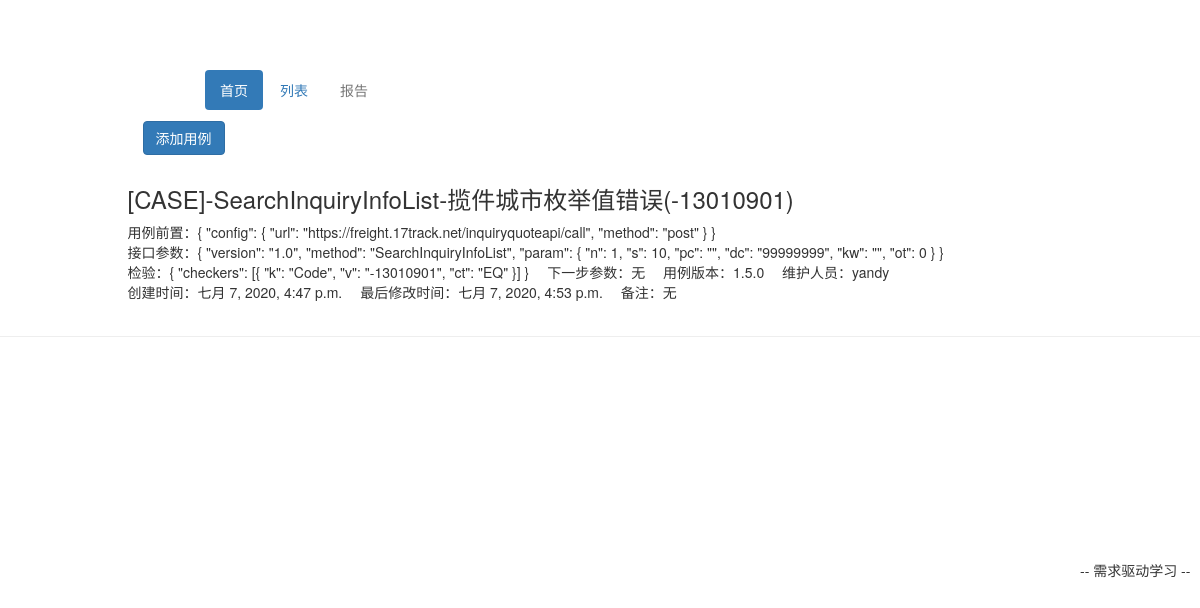
/testcase/1, run on the app's committed database.
### tpTest/models.py (models this page shows, shortened)
class TestCases(models.Model):
    TC_name = models.CharField(max_length=500, verbose_name='用例概述')
    TC_set_up = models.TextField(verbose_name='用例前置')
    TC_params = models.TextField(verbose_name='接口参数')
    TC_checks = models.TextField(verbose_name='检验')
    TC_next_step = models.CharField(
        max_length=200, null=True, blank=True, default='无', verbose_name='下一步参数')
    TC_project = models.CharField(
        max_length=50, null=True, blank=True, default='Seller', verbose_name='项目')
    TC_version = models.CharField(
        max_length=100, null=True, blank=True, verbose_name='用例版本')
    owner = models.ForeignKey(
        User, on_delete=models.DO_NOTHING, verbose_name='维护人员')
    created_time = models.DateTimeField(
        auto_now_add=True, verbose_name='创建时间')
    last_updated_time = models.DateTimeField(
        auto_now=True, verbose_name='最后修改时间')
    TC_remark = models.TextField(verbose_name='备注', default='无')
    class Meta:
        verbose_name = '用例概述'
        verbose_name_plural = verbose_name

### tpTest/views.py (the view)
# urls.py: path('<int:test_case_pk>', views.test_case_detail, name='test_case_detail'),
def test_case_detail(request, test_case_pk):
    context = {}
    context['test_case'] = get_object_or_404(TestCases, pk=test_case_pk)
    return render(request, 'tpTest/test_case_detail.html', context)

### templates/tpTest/test_case_detail.html (shortened to what this page needs)
{% extends 'base.html' %}
{% load staticfiles %}
{% block header_extends %}
<link rel="stylesheet" href="{% static 'test_case.css' %}">
{% endblock %}
{% block content %}
<div class="container">
    <div class="row">
        <div class="col-xs-10 col-xs-offset-1">
            <div class="panel-heading">
                <a href="{% url 'add_form' %}"><button type="button" class="btn btn-primary">添加用例</button></a>
            </div>
            <h3>{{ test_case.TC_name }}</h3>
            <ul class="test-case-info-description">
                <li>用例前置：{{ test_case.TC_set_up}}</li>
                <li>接口参数：{{ test_case.TC_params}}</li>
                <li>检验：{{ test_case.TC_checks}}</li>
                <li>下一步参数：{{ test_case.TC_next_step}}</li>
                <li>用例版本：{{ test_case.TC_version}}</li>
                <li>维护人员：{{ test_case.owner}}</li>
                <li>创建时间：{{ test_case.created_time}}</li>
                <li>最后修改时间：{{ test_case.last_updated_time}}</li>
                <li>备注：{{ test_case.TC_remark}}</li>
            </ul>
        </div>
    </div>
</div>
{% endblock %}

### static/base.css (style rules this page uses)
* { margin: 0; padding: 0; }
body { margin-top: 70px!important; }

### static/test_case.css (style rules this page uses)
ul.test-case-info-description { list-style-type: none; margin-bottom: 1em; }
ul.test-case-info-description li { display: inline-block; margin-right: 1em; }

### data on the page
TestCases: TC_name "[CASE]-SearchInquiryInfoList-揽件城市枚举值错误(-13010901)", TC_set_up "{ \"config\": { \"url\": \"https://freight.17track.net/inquiryquoteapi/call\", \"method\": \"post\" } }", TC_params "{ \"version\": \"1.0\", \"method\": \"SearchInquiryInfoList\", \"param\": { \"n\": 1, \"s\": 10, \"pc\": \"\", \"dc\": \"99999999\", \"kw\": \"\", \"ot\": 0 } }", TC_checks "{ \"checkers\": [{ \"k\": \"Code\", \"v\": \"-13010901\", \"ct\": \"EQ\" }] }", TC_next_step "无", TC_version "1.5.0", owner "yandy", created_time "七月 7, 2020, 4:47 p.m.", last_updated_time "七月 7, 2020, 4:53 p.m.", TC_remark "无"
